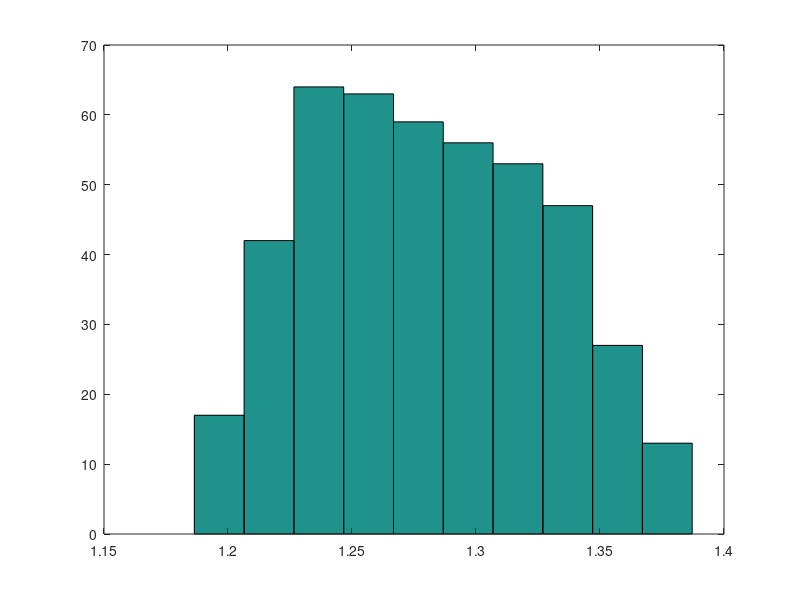
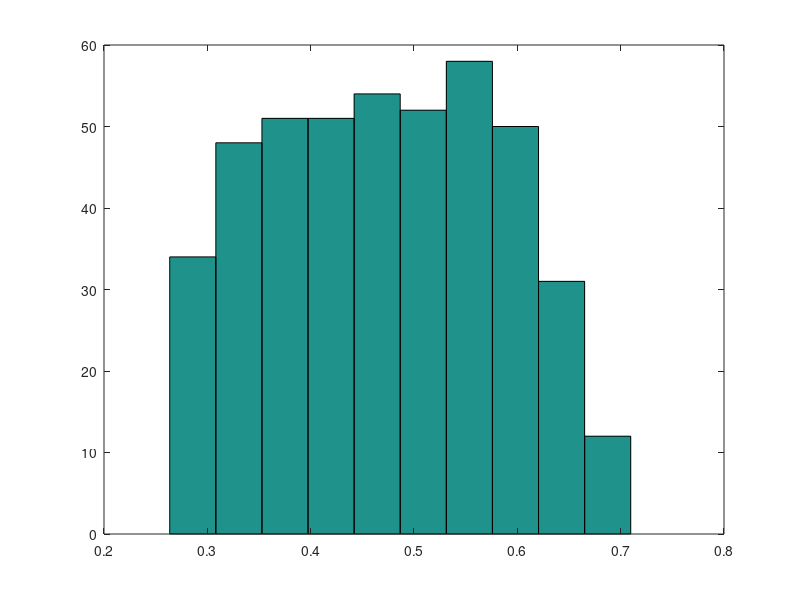
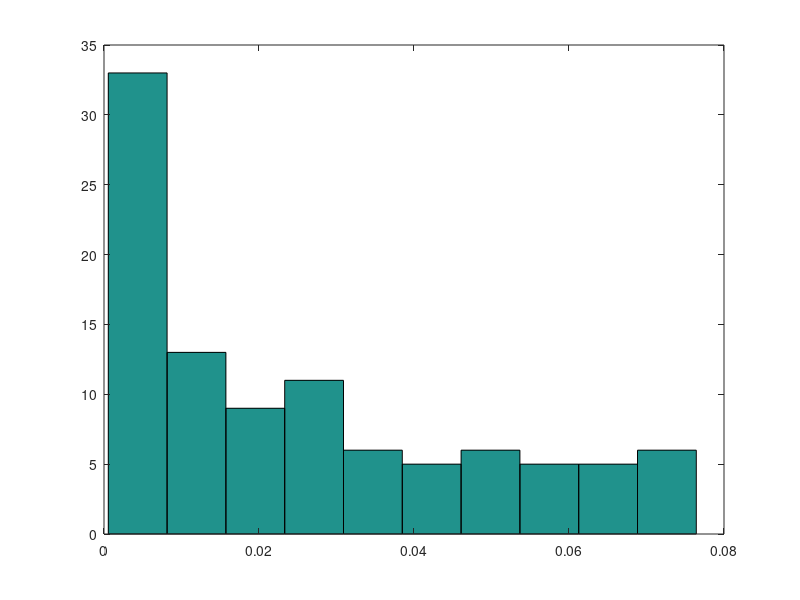

The MATLAB source for these figures, in order:
% Reproduces the analysis of Heinzle et al. (2016) deriving the appropriate
% prior density over epsilon given the review of T2* values from Donahue et
% al. 2011

for B0 = [1.5, 3.0, 7.0]
    % Range of intra-vascular and extra-vascular T2* relaxation rates per field
    % strength, as reviewed by Donahue et al. 2011.
    switch B0
        case 1.5
            T2i = 90:0.5:100; T2e = 55:0.5:65; % 1.5 Tesla
            TE  = 40; % ms
        case 3
            T2i = 15:0.5:25; T2e = 35:0.5:45; % 3 Tesla
            TE  = 30; % ms
        case 7
            T2i = 3:0.5:7; T2e = 25:0.5:30; % 7 Tesla
            TE  = 25; % ms
    end   

    % R2* (Hz)
    R2i = 1./T2i; R2e = 1./T2e;

    % Compute epsilon
    epsilon = [];
    for i = 1:length(T2i)
        for e = 1:length(T2e)
            epsilon(i,e) = exp(-R2i(i)*TE) / exp(-R2e(e)*TE);
        end
    end

    figure;hist(epsilon(:));

    % Fit a log-normal density
    [parmhat] = lognfit(epsilon(:));

    fprintf('B0: %1.1fT. Fitted epsilon: %2.2f, LogNormal Mu: %2.2f Variance: %2.2f\n', B0, exp(parmhat(1)), parmhat(1), parmhat(2).^2);
end